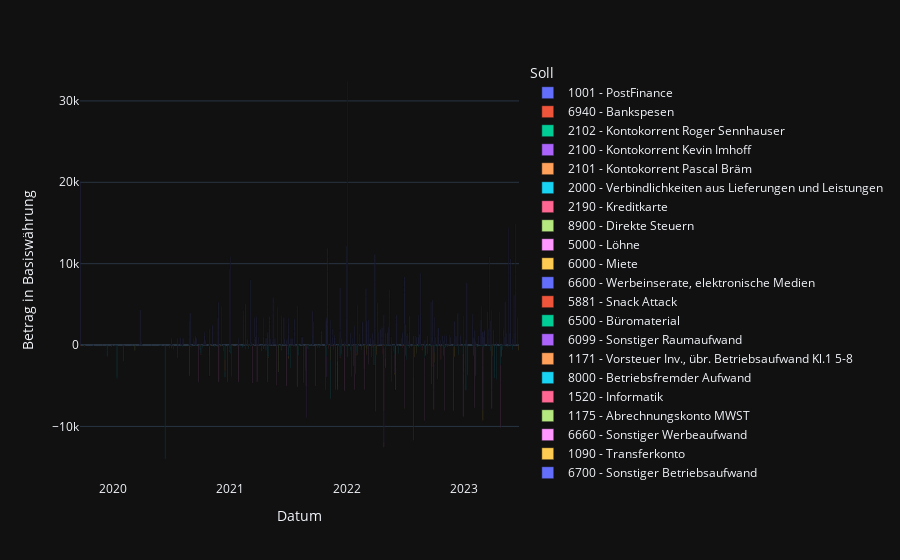

The notebook cell this image was saved under:
### Markdown cell above
# Plot Postkonto Verlauf

### Code cell
import pandas as pd
import plotly.express as px

journal_df = pd.read_csv('../../src/bexio/data/raw/journal.csv')

filtered_df = journal_df[journal_df['Soll'].str.contains('PostFinance', case=False) | journal_df['Haben'].str.contains('PostFinance', case=False)]

filtered_df.loc[filtered_df['Haben'].str.contains('PostFinance', case=False), 'Betrag in Basiswährung'] *= -1

filtered_df = filtered_df.copy()

filtered_df['Datum'] = pd.to_datetime(filtered_df['Datum'], format='%d.%m.%Y')

sorted_df = filtered_df.sort_values('Datum')

fig = px.bar(sorted_df, x='Datum', y='Betrag in Basiswährung', color='Soll',
             barmode='relative', labels={'Betrag in Basiswährung': 'Betrag in Basiswährung'})

fig.show()

### Figure 1 — Plotly figure (JSON) as saved in the notebook; plotly's stock layout.template omitted (floating-point values rounded to 4 significant figures; data arrays with more than 128 entries replaced by an {"elided": "..."} marker saying what was removed)
{"data": [{"alignmentgroup": "True", "hovertemplate": "Soll=1001 - PostFinance<br>Datum=%{x}<br>Betrag in Basiswährung=%{y}<extra></extra>", "legendgroup": "1001 - PostFinance", "marker": {"color": "#636efa", "pattern": {"shape": ""}}, "name": "1001 - PostFinance", "offsetgroup": "1001 - PostFinance", "orientation": "v", "showlegend": true, "textposition": "auto", "x": {"elided": "385 str values"}, "xaxis": "x", "y": {"elided": "385 float values"}, "yaxis": "y", "type": "bar"}, {"alignmentgroup": "True", "hovertemplate": "Soll=6940 - Bankspesen<br>Datum=%{x}<br>Betrag in Basiswährung=%{y}<extra></extra>", "legendgroup": "6940 - Bankspesen", "marker": {"color": "#EF553B", "pattern": {"shape": ""}}, "name": "6940 - Bankspesen", "offsetgroup": "6940 - Bankspesen", "orientation": "v", "showlegend": true, "textposition": "auto", "x": ["2019-09-20T00:00:00", "2019-09-30T00:00:00", "2019-10-31T00:00:00", "2019-10-31T00:00:00", "2019-11-30T00:00:00", "2019-12-31T00:00:00", "2020-01-31T00:00:00", "2020-02-29T00:00:00", "2020-03-31T00:00:00", "2020-04-30T00:00:00", "2020-05-31T00:00:00", "2020-06-30T00:00:00", "2020-07-31T00:00:00", "2020-08-31T00:00:00", "2020-09-30T00:00:00", "2020-10-31T00:00:00", "2020-10-31T00:00:00", "2020-11-30T00:00:00", "2020-12-31T00:00:00", "2021-01-31T00:00:00", "2021-02-28T00:00:00", "2021-03-31T00:00:00", "2021-03-31T00:00:00", "2021-04-30T00:00:00", "2021-05-31T00:00:00", "2021-06-30T00:00:00", "2021-07-31T00:00:00", "2021-08-31T00:00:00", "2021-09-30T00:00:00", "2021-10-31T00:00:00", "2021-11-01T00:00:00", "2021-11-30T00:00:00", "2021-11-30T00:00:00", "2021-12-31T00:00:00", "2022-01-31T00:00:00", "2022-02-28T00:00:00", "2022-04-01T00:00:00", "2022-04-30T00:00:00", "2022-05-31T00:00:00", "2022-05-31T00:00:00", "2022-06-30T00:00:00", "2022-07-31T00:00:00", "2022-08-22T00:00:00", "2022-08-31T00:00:00", "2022-09-30T00:00:00", "2022-10-31T00:00:00", "2022-10-31T00:00:00", "2022-10-31T00:00:00", "2022-11-30T00:00:00", "2022-12-31T00:00:00", "2023-01-31T00:00:00", "2023-02-28T00:00:00", "2023-03-31T00:00:00", "2023-04-30T00:00:00"], "xaxis": "x", "y": [-145.0, -5.0, -30.0, -5.0, -5.0, -5.0, -5.0, -5.0, -5.0, -5.0, -5.0, -5.0, -5.0, -5.0, -5.0, -30.0, -5.0, -5.0, -5.0, -5.0, -10.0, -5.0, -5.0, -5.0, -5.0, -5.0, -5.0, -5.0, -5.0, -5.0, -30.0, -5.0, -22.0, -5.0, -5.0, -5.0, -5.0, -5.0, -5.0, -5.0, -5.0, -5.0, -2.0, -5.0, -5.0, -30.0, -5.0, -3.95, -5.0, -5.0, -5.0, -5.0, -5.0, -5.0], "yaxis": "y", "type": "bar"}, {"alignmentgroup": "True", "hovertemplate": "Soll=2102 - Kontokorrent Roger Sennhauser<br>Datum=%{x}<br>Betrag in Basiswährung=%{y}<extra></extra>", "legendgroup": "2102 - Kontokorrent Roger Sennhauser", "marker": {"color": "#00cc96", "pattern": {"shape": ""}}, "name": "2102 - Kontokorrent Roger Sennhauser", "offsetgroup": "2102 - Kontokorrent Roger Sennhauser", "orientation": "v", "showlegend": true, "textposition": "auto", "x": ["2019-10-04T00:00:00", "2020-12-15T00:00:00", "2021-06-08T00:00:00", "2021-07-07T00:00:00", "2021-08-02T00:00:00", "2022-03-18T00:00:00", "2022-08-30T00:00:00"], "xaxis": "x", "y": [-70.23, -1761.0, -450.0, -954.6, -712.6, -1381.0, -1390.0], "yaxis": "y", "type": "bar"}, {"alignmentgroup": "True", "hovertemplate": "Soll=2100 - Kontokorrent Kevin Imhoff<br>Datum=%{x}<br>Betrag in Basiswährung=%{y}<extra></extra>", "legendgroup": "2100 - Kontokorrent Kevin Imhoff", "marker": {"color": "#ab63fa", "pattern": {"shape": ""}}, "name": "2100 - Kontokorrent Kevin Imhoff", "offsetgroup": "2100 - Kontokorrent Kevin Imhoff", "orientation": "v", "showlegend": true, "textposition": "auto", "x": ["2019-10-04T00:00:00"], "xaxis": "x", "y": [-70.23], "yaxis": "y", "type": "bar"}, {"alignmentgroup": "True", "hovertemplate": "Soll=2101 - Kontokorrent Pascal Bräm<br>Datum=%{x}<br>Betrag in Basiswährung=%{y}<extra></extra>", "legendgroup": "2101 - Kontokorrent Pascal Bräm", "marker": {"color": "#FFA15A", "pattern": {"shape": ""}}, "name": "2101 - Kontokorrent Pascal Bräm", "offsetgroup": "2101 - Kontokorrent Pascal Bräm", "orientation": "v", "showlegend": true, "textposition": "auto", "x": ["2019-10-04T00:00:00", "2020-12-15T00:00:00"], "xaxis": "x", "y": [-70.24, -1449.0], "yaxis": "y", "type": "bar"}, {"alignmentgroup": "True", "hovertemplate": "Soll=2000 - Verbindlichkeiten aus Lieferungen und Leistungen<br>Datum=%{x}<br>Betrag in Basiswährung=%{y}<extra></extra>", "legendgroup": "2000 - Verbindlichkeiten aus Lieferungen und Leistungen", "marker": {"color": "#19d3f3", "pattern": {"shape": ""}}, "name": "2000 - Verbindlichkeiten aus Lieferungen und Leistungen", "offsetgroup": "2000 - Verbindlichkeiten aus Lieferungen und Leistungen", "orientation": "v", "showlegend": true, "textposition": "auto", "x": {"elided": "342 str values"}, "xaxis": "x", "y": {"elided": "342 float values"}, "yaxis": "y", "type": "bar"}, {"alignmentgroup": "True", "hovertemplate": "Soll=2190 - Kreditkarte<br>Datum=%{x}<br>Betrag in Basiswährung=%{y}<extra></extra>", "legendgroup": "2190 - Kreditkarte", "marker": {"color": "#FF6692", "pattern": {"shape": ""}}, "name": "2190 - Kreditkarte", "offsetgroup": "2190 - Kreditkarte", "orientation": "v", "showlegend": true, "textposition": "auto", "x": ["2019-12-28T00:00:00", "2019-12-28T00:00:00", "2019-12-28T00:00:00", "2020-09-25T00:00:00", "2020-10-01T00:00:00", "2020-10-02T00:00:00", "2020-12-10T00:00:00", "2020-12-11T00:00:00", "2020-12-11T00:00:00", "2020-12-12T00:00:00", "2021-02-26T00:00:00", "2021-07-10T00:00:00", "2021-07-13T00:00:00", "2021-07-16T00:00:00", "2021-07-23T00:00:00", "2021-11-02T00:00:00", "2021-11-02T00:00:00", "2021-11-03T00:00:00", "2021-11-12T00:00:00", "2021-11-16T00:00:00", "2021-11-19T00:00:00", "2021-11-20T00:00:00", "2021-11-23T00:00:00", "2021-11-30T00:00:00", "2021-12-07T00:00:00", "2021-12-08T00:00:00", "2021-12-09T00:00:00", "2021-12-22T00:00:00", "2021-12-27T00:00:00", "2022-01-20T00:00:00", "2022-01-28T00:00:00", "2022-02-22T00:00:00", "2022-03-22T00:00:00", "2022-04-21T00:00:00", "2022-05-19T00:00:00", "2022-06-22T00:00:00", "2022-07-21T00:00:00", "2022-08-22T00:00:00", "2022-08-23T00:00:00", "2022-09-22T00:00:00", "2022-10-20T00:00:00", "2022-12-21T00:00:00"], "xaxis": "x", "y": [-56.0, -100.0, -70.0, -23.8, -140.0, -140.0, -10.05, -95.0, -140.5, -17.55, -71.6, -25.0, -90.0, -151.5, -190.0, -48.2, -120.0, -471.4, -7.6, -85.05, -555.3, -144.0, -52.2, -1891.0, -6.45, -34.75, -206.7, -80.0, -62.1, -396.6, -190.5, -2944.0, -303.6, -1127.0, -474.1, -358.4, -244.8, -474.2, -396.4, -2681.0, -1765.0, -117.4], "yaxis": "y", "type": "bar"}, {"alignmentgroup": "True", "hovertemplate": "Soll=8900 - Direkte Steuern<br>Datum=%{x}<br>Betrag in Basiswährung=%{y}<extra></extra>", "legendgroup": "8900 - Direkte Steuern", "marker": {"color": "#B6E880", "pattern": {"shape": ""}}, "name": "8900 - Direkte Steuern", "offsetgroup": "8900 - Direkte Steuern", "orientation": "v", "showlegend": true, "textposition": "auto", "x": ["2020-03-09T00:00:00"], "xaxis": "x", "y": [-666.6], "yaxis": "y", "type": "bar"}, {"alignmentgroup": "True", "hovertemplate": "Soll=5000 - Löhne<br>Datum=%{x}<br>Betrag in Basiswährung=%{y}<extra></extra>", "legendgroup": "5000 - Löhne", "marker": {"color": "#FF97FF", "pattern": {"shape": ""}}, "name": "5000 - Löhne", "offsetgroup": "5000 - Löhne", "orientation": "v", "showlegend": true, "textposition": "auto", "x": ["2020-07-20T00:00:00", "2020-08-27T00:00:00", "2020-09-24T00:00:00", "2020-10-27T00:00:00", "2020-10-28T00:00:00", "2020-11-26T00:00:00", "2020-12-23T00:00:00", "2021-01-25T00:00:00", "2021-03-10T00:00:00", "2021-03-25T00:00:00", "2021-04-26T00:00:00", "2021-05-25T00:00:00", "2021-06-24T00:00:00", "2021-07-28T00:00:00", "2021-08-25T00:00:00", "2021-09-24T00:00:00", "2021-10-25T00:00:00", "2021-11-25T00:00:00", "2021-12-22T00:00:00", "2022-01-24T00:00:00", "2022-02-24T00:00:00", "2022-03-08T00:00:00", "2022-03-29T00:00:00", "2022-03-29T00:00:00", "2022-04-25T00:00:00", "2022-04-25T00:00:00", "2022-05-27T00:00:00", "2022-05-30T00:00:00", "2022-06-28T00:00:00", "2022-06-28T00:00:00", "2022-07-27T00:00:00", "2022-07-27T00:00:00", "2022-08-30T00:00:00", "2022-08-30T00:00:00", "2022-09-28T00:00:00", "2022-09-28T00:00:00", "2022-10-31T00:00:00", "2022-10-31T00:00:00", "2022-11-29T00:00:00", "2022-11-29T00:00:00", "2022-12-28T00:00:00", "2022-12-28T00:00:00", "2023-02-01T00:00:00", "2023-02-01T00:00:00", "2023-02-28T00:00:00", "2023-02-28T00:00:00", "2023-03-28T00:00:00", "2023-03-28T00:00:00", "2023-04-25T00:00:00", "2023-04-25T00:00:00"], "xaxis": "x", "y": [-1500.0, -3800.0, -4500.0, -3500.0, -1000.0, -4500.0, -4500.0, -4500.0, -4500.0, -4500.0, -4500.0, -5000.0, -5000.0, -5000.0, -5000.0, -5000.0, -5500.0, -5500.0, -5500.0, -5500.0, -5500.0, -2240.0, -2236.0, -5415.0, -2238.0, -5472.0, -2238.0, -5472.0, -2238.0, -5472.0, -2238.0, -5472.0, -2238.0, -5472.0, -5472.0, -2238.0, -5472.0, -2238.0, -5472.0, -2238.0, -2238.0, -5472.0, -5472.0, -2238.0, -2238.0, -5472.0, -5472.0, -2238.0, -2238.0, -5472.0], "yaxis": "y", "type": "bar"}, {"alignmentgroup": "True", "hovertemplate": "Soll=6000 - Miete<br>Datum=%{x}<br>Betrag in Basiswährung=%{y}<extra></extra>", "legendgroup": "6000 - Miete", "marker": {"color": "#FECB52", "pattern": {"shape": ""}}, "name": "6000 - Miete", "offsetgroup": "6000 - Miete", "orientation": "v", "showlegend": true, "textposition": "auto", "x": ["2020-08-28T00:00:00", "2020-09-30T00:00:00", "2020-10-30T00:00:00", "2020-11-30T00:00:00", "2020-12-30T00:00:00", "2021-01-29T00:00:00", "2021-02-26T00:00:00", "2021-03-26T00:00:00", "2021-04-28T00:00:00", "2021-05-28T00:00:00", "2021-06-28T00:00:00", "2021-07-28T00:00:00", "2021-08-27T00:00:00", "2021-09-28T00:00:00", "2021-10-28T00:00:00", "2021-11-26T00:00:00", "2021-12-28T00:00:00", "2022-01-28T00:00:00", "2022-02-01T00:00:00", "2022-02-28T00:00:00", "2022-03-01T00:00:00", "2022-03-18T00:00:00", "2022-03-28T00:00:00", "2022-04-01T00:00:00", "2022-04-28T00:00:00", "2022-04-29T00:00:00", "2022-05-27T00:00:00", "2022-05-30T00:00:00", "2022-06-01T00:00:00", "2022-06-28T00:00:00", "2022-07-01T00:00:00", "2022-07-28T00:00:00", "2022-07-29T00:00:00", "2022-08-26T00:00:00", "2022-09-01T00:00:00", "2022-09-28T00:00:00", "2022-09-30T00:00:00", "2022-10-28T00:00:00", "2022-11-30T00:00:00", "2022-12-30T00:00:00", "2023-01-30T00:00:00", "2023-02-28T00:00:00", "2023-03-30T00:00:00", "2023-04-28T00:00:00", "2023-06-20T00:00:00"], "xaxis": "x", "y": [-130.0, -130.0, -130.0, -130.0, -130.0, -130.0, -130.0, -130.0, -130.0, -130.0, -130.0, -130.0, -130.0, -130.0, -130.0, -130.0, -130.0, -130.0, -1163.0, -130.0, -1163.0, -60.0, -130.0, -1223.0, -130.0, -1223.0, -130.0, -60.0, -1243.0, -130.0, -1243.0, -130.0, -1243.0, -130.0, -1243.0, -130.0, -1243.0, -1243.0, -1243.0, -1243.0, -1243.0, -1286.0, -1286.0, -1286.0, -651.0], "yaxis": "y", "type": "bar"}, {"alignmentgroup": "True", "hovertemplate": "Soll=6600 - Werbeinserate, elektronische Medien<br>Datum=%{x}<br>Betrag in Basiswährung=%{y}<extra></extra>", "legendgroup": "6600 - Werbeinserate, elektronische Medien", "marker": {"color": "#636efa", "pattern": {"shape": ""}}, "name": "6600 - Werbeinserate, elektronische Medien", "offsetgroup": "6600 - Werbeinserate, elektronische Medien", "orientation": "v", "showlegend": true, "textposition": "auto", "x": ["2020-09-01T00:00:00", "2021-03-11T00:00:00"], "xaxis": "x", "y": [-300.0, -209.2], "yaxis": "y", "type": "bar"}, {"alignmentgroup": "True", "hovertemplate": "Soll=5881 - Snack Attack<br>Datum=%{x}<br>Betrag in Basiswährung=%{y}<extra></extra>", "legendgroup": "5881 - Snack Attack", "marker": {"color": "#EF553B", "pattern": {"shape": ""}}, "name": "5881 - Snack Attack", "offsetgroup": "5881 - Snack Attack", "orientation": "v", "showlegend": true, "textposition": "auto", "x": ["2020-10-29T00:00:00", "2020-12-05T00:00:00", "2021-01-08T00:00:00", "2021-04-21T00:00:00", "2021-06-02T00:00:00", "2021-06-05T00:00:00", "2021-09-02T00:00:00", "2021-09-08T00:00:00", "2021-09-12T00:00:00", "2021-11-03T00:00:00", "2021-11-04T00:00:00", "2021-12-06T00:00:00", "2021-12-16T00:00:00", "2022-01-13T00:00:00", "2022-02-23T00:00:00", "2022-02-23T00:00:00", "2022-04-21T00:00:00", "2022-08-15T00:00:00", "2022-09-11T00:00:00"], "xaxis": "x", "y": [-16.6, -8.1, -57.86, -6.5, -20.3, -9.5, -2.4, -3.5, -40.0, -46.85, -5.4, -19.5, -20.0, -49.7, -0.28, -20.2, -10.45, -11.25, -0.9], "yaxis": "y", "type": "bar"}, {"alignmentgroup": "True", "hovertemplate": "Soll=6500 - Büromaterial<br>Datum=%{x}<br>Betrag in Basiswährung=%{y}<extra></extra>", "legendgroup": "6500 - Büromaterial", "marker": {"color": "#00cc96", "pattern": {"shape": ""}}, "name": "6500 - Büromaterial", "offsetgroup": "6500 - Büromaterial", "orientation": "v", "showlegend": true, "textposition": "auto", "x": ["2020-11-12T00:00:00", "2021-03-12T00:00:00", "2021-12-24T00:00:00", "2022-02-15T00:00:00", "2022-04-01T00:00:00", "2022-05-16T00:00:00", "2022-08-16T00:00:00", "2022-09-16T00:00:00", "2022-09-30T00:00:00"], "xaxis": "x", "y": [-7.0, -46.05, -14.0, -215.0, -9.0, -2.7, -5.52, -180.0, -9.01], "yaxis": "y", "type": "bar"}, {"alignmentgroup": "True", "hovertemplate": "Soll=6099 - Sonstiger Raumaufwand<br>Datum=%{x}<br>Betrag in Basiswährung=%{y}<extra></extra>", "legendgroup": "6099 - Sonstiger Raumaufwand", "marker": {"color": "#ab63fa", "pattern": {"shape": ""}}, "name": "6099 - Sonstiger Raumaufwand", "offsetgroup": "6099 - Sonstiger Raumaufwand", "orientation": "v", "showlegend": true, "textposition": "auto", "x": ["2021-01-05T00:00:00", "2022-01-13T00:00:00", "2022-02-05T00:00:00"], "xaxis": "x", "y": [-40.5, -117.4, -131.8], "yaxis": "y", "type": "bar"}, {"alignmentgroup": "True", "hovertemplate": "Soll=1171 - Vorsteuer Inv., übr. Betriebsaufwand Kl.1 5-8<br>Datum=%{x}<br>Betrag in Basiswährung=%{y}<extra></extra>", "legendgroup": "1171 - Vorsteuer Inv., übr. Betriebsaufwand Kl.1 5-8", "marker": {"color": "#FFA15A", "pattern": {"shape": ""}}, "name": "1171 - Vorsteuer Inv., übr. Betriebsaufwand Kl.1 5-8", "offsetgroup": "1171 - Vorsteuer Inv., übr. Betriebsaufwand Kl.1 5-8", "orientation": "v", "showlegend": true, "textposition": "auto", "x": ["2021-01-29T00:00:00", "2021-02-26T00:00:00", "2021-02-28T00:00:00", "2021-03-12T00:00:00", "2021-03-12T00:00:00", "2021-03-26T00:00:00", "2021-04-28T00:00:00", "2021-05-25T00:00:00", "2021-05-28T00:00:00", "2021-05-31T00:00:00", "2021-06-28T00:00:00", "2021-07-28T00:00:00", "2021-07-31T00:00:00", "2021-08-27T00:00:00", "2021-09-28T00:00:00", "2021-10-28T00:00:00", "2021-11-26T00:00:00", "2021-12-28T00:00:00", "2022-01-13T00:00:00", "2022-01-28T00:00:00", "2022-01-31T00:00:00", "2022-02-01T00:00:00", "2022-02-05T00:00:00", "2022-02-15T00:00:00", "2022-02-23T00:00:00", "2022-02-23T00:00:00", "2022-02-28T00:00:00", "2022-02-28T00:00:00", "2022-03-01T00:00:00", "2022-03-18T00:00:00", "2022-03-28T00:00:00", "2022-04-01T00:00:00", "2022-04-01T00:00:00", "2022-04-01T00:00:00", "2022-04-21T00:00:00", "2022-04-28T00:00:00", "2022-04-29T00:00:00", "2022-04-30T00:00:00", "2022-05-07T00:00:00", "2022-05-16T00:00:00", "2022-05-27T00:00:00", "2022-05-30T00:00:00", "2022-05-31T00:00:00", "2022-05-31T00:00:00", "2022-06-01T00:00:00", "2022-06-01T00:00:00", "2022-06-08T00:00:00", "2022-06-28T00:00:00", "2022-06-29T00:00:00", "2022-06-30T00:00:00", "2022-07-01T00:00:00", "2022-07-28T00:00:00", "2022-07-29T00:00:00", "2022-07-31T00:00:00", "2022-08-16T00:00:00", "2022-08-22T00:00:00", "2022-08-22T00:00:00", "2022-08-26T00:00:00", "2022-08-31T00:00:00", "2022-09-01T00:00:00", "2022-09-03T00:00:00", "2022-09-10T00:00:00", "2022-09-11T00:00:00", "2022-09-16T00:00:00", "2022-09-28T00:00:00", "2022-09-30T00:00:00", "2022-09-30T00:00:00", "2022-09-30T00:00:00", "2022-10-24T00:00:00", "2022-10-28T00:00:00", "2022-10-31T00:00:00", "2022-11-12T00:00:00", "2022-11-30T00:00:00", "2022-11-30T00:00:00", "2022-12-08T00:00:00", "2022-12-30T00:00:00", "2022-12-31T00:00:00", "2023-01-30T00:00:00", "2023-01-31T00:00:00", "2023-02-28T00:00:00", "2023-02-28T00:00:00", "2023-03-30T00:00:00", "2023-03-31T00:00:00", "2023-04-28T00:00:00", "2023-04-30T00:00:00", "2023-06-20T00:00:00"], "xaxis": "x", "y": [-0.0, -0.0, -0.0, -3.55, -26.74, -0.0, -0.0, -1.49, -0.0, -0.0, -0.0, -0.0, -0.0, -0.0, -0.0, -0.0, -0.0, -0.0, -9.04, -0.0, -0.0, -0.0, -10.15, -0.0, -0.02, -0.5, -0.0, -0.0, -0.0, -0.0, -0.0, -0.0, -0.0, -0.0, -0.0, -0.0, -0.0, -0.0, -0.0, -0.0, -0.0, -0.0, -0.0, -0.0, -0.0, -0.0, -0.0, -0.0, -0.0, -0.0, -0.0, -0.0, -0.0, -0.0, -0.43, -0.0, -0.0, -0.0, -0.0, -0.0, -0.0, -0.0, -0.0, -0.0, -0.0, -0.69, -0.0, -0.0, -0.0, -0.0, -0.0, -0.67, -0.0, -0.0, -0.71, -0.0, -0.0, -0.0, -0.0, -0.0, -0.0, -0.0, -0.0, -0.0, -0.0, -0.0], "yaxis": "y", "type": "bar"}, {"alignmentgroup": "True", "hovertemplate": "Soll=8000 - Betriebsfremder Aufwand<br>Datum=%{x}<br>Betrag in Basiswährung=%{y}<extra></extra>", "legendgroup": "8000 - Betriebsfremder Aufwand", "marker": {"color": "#19d3f3", "pattern": {"shape": ""}}, "name": "8000 - Betriebsfremder Aufwand", "offsetgroup": "8000 - Betriebsfremder Aufwand", "orientation": "v", "showlegend": true, "textposition": "auto", "x": ["2021-03-04T00:00:00"], "xaxis": "x", "y": [-145.0], "yaxis": "y", "type": "bar"}, {"alignmentgroup": "True", "hovertemplate": "Soll=1520 - Informatik<br>Datum=%{x}<br>Betrag in Basiswährung=%{y}<extra></extra>", "legendgroup": "1520 - Informatik", "marker": {"color": "#FF6692", "pattern": {"shape": ""}}, "name": "1520 - Informatik", "offsetgroup": "1520 - Informatik", "orientation": "v", "showlegend": true, "textposition": "auto", "x": ["2021-03-12T00:00:00"], "xaxis": "x", "y": [-347.3], "yaxis": "y", "type": "bar"}, {"alignmentgroup": "True", "hovertemplate": "Soll=1175 - Abrechnungskonto MWST<br>Datum=%{x}<br>Betrag in Basiswährung=%{y}<extra></extra>", "legendgroup": "1175 - Abrechnungskonto MWST", "marker": {"color": "#B6E880", "pattern": {"shape": ""}}, "name": "1175 - Abrechnungskonto MWST", "offsetgroup": "1175 - Abrechnungskonto MWST", "orientation": "v", "showlegend": true, "textposition": "auto", "x": ["2021-04-08T00:00:00", "2021-06-01T00:00:00", "2021-06-01T00:00:00", "2021-11-10T00:00:00", "2021-11-30T00:00:00", "2022-08-05T00:00:00", "2022-09-21T00:00:00", "2022-09-21T00:00:00"], "xaxis": "x", "y": [-369.1, -1883.0, -1423.0, -1860.0, -3469.0, -945.7, -2372.0, -2372.0], "yaxis": "y", "type": "bar"}, {"alignmentgroup": "True", "hovertemplate": "Soll=6660 - Sonstiger Werbeaufwand<br>Datum=%{x}<br>Betrag in Basiswährung=%{y}<extra></extra>", "legendgroup": "6660 - Sonstiger Werbeaufwand", "marker": {"color": "#FF97FF", "pattern": {"shape": ""}}, "name": "6660 - Sonstiger Werbeaufwand", "offsetgroup": "6660 - Sonstiger Werbeaufwand", "orientation": "v", "showlegend": true, "textposition": "auto", "x": ["2021-04-19T00:00:00"], "xaxis": "x", "y": [-82.95], "yaxis": "y", "type": "bar"}, {"alignmentgroup": "True", "hovertemplate": "Soll=1090 - Transferkonto<br>Datum=%{x}<br>Betrag in Basiswährung=%{y}<extra></extra>", "legendgroup": "1090 - Transferkonto", "marker": {"color": "#FECB52", "pattern": {"shape": ""}}, "name": "1090 - Transferkonto", "offsetgroup": "1090 - Transferkonto", "orientation": "v", "showlegend": true, "textposition": "auto", "x": ["2021-04-30T00:00:00", "2021-06-08T00:00:00", "2021-06-30T00:00:00"], "xaxis": "x", "y": [-117.1, -179.2, -300.9], "yaxis": "y", "type": "bar"}, {"alignmentgroup": "True", "hovertemplate": "Soll=6700 - Sonstiger Betriebsaufwand<br>Datum=%{x}<br>Betrag in Basiswährung=%{y}<extra></extra>", "legendgroup": "6700 - Sonstiger Betriebsaufwand", "marker": {"color": "#636efa", "pattern": {"shape": ""}}, "name": "6700 - Sonstiger Betriebsaufwand", "offsetgroup": "6700 - Sonstiger Betriebsaufwand", "orientation": "v", "showlegend": true, "textposition": "auto", "x": ["2021-05-25T00:00:00", "2021-11-07T00:00:00", "2021-11-08T00:00:00", "2021-11-23T00:00:00", "2021-12-04T00:00:00", "2022-01-14T00:00:00", "2022-05-07T00:00:00", "2022-09-10T00:00:00", "2022-10-24T00:00:00"], "xaxis": "x", "y": [-1.0, -7.0, -199.0, -0.5, -8.1, -1.0, -2.5, -0.5, -2.0], "yaxis": "y", "type": "bar"}, {"alignmentgroup": "True", "hovertemplate": "Soll=6641 - Kundenbetreuung<br>Datum=%{x}<br>Betrag in Basiswährung=%{y}<extra></extra>", "legendgroup": "6641 - Kundenbetreuung", "marker": {"color": "#EF553B", "pattern": {"shape": ""}}, "name": "6641 - Kundenbetreuung", "offsetgroup": "6641 - Kundenbetreuung", "orientation": "v", "showlegend": true, "textposition": "auto", "x": ["2021-05-25T00:00:00", "2021-12-08T00:00:00"], "xaxis": "x", "y": [-19.38, -25.55], "yaxis": "y", "type": "bar"}, {"alignmentgroup": "True", "hovertemplate": "Soll=2270 - Kontokorrent Vorsorgeeinrichtung<br>Datum=%{x}<br>Betrag in Basiswährung=%{y}<extra></extra>", "legendgroup": "2270 - Kontokorrent Vorsorgeeinrichtung", "marker": {"color": "#00cc96", "pattern": {"shape": ""}}, "name": "2270 - Kontokorrent Vorsorgeeinrichtung", "offsetgroup": "2270 - Kontokorrent Vorsorgeeinrichtung", "orientation": "v", "showlegend": true, "textposition": "auto", "x": ["2021-08-16T00:00:00", "2021-08-16T00:00:00"], "xaxis": "x", "y": [-1554.0, -3090.0], "yaxis": "y", "type": "bar"}, {"alignmentgroup": "True", "hovertemplate": "Soll=2271 - Kontokorrent AHV, IV, EO, ALV<br>Datum=%{x}<br>Betrag in Basiswährung=%{y}<extra></extra>", "legendgroup": "2271 - Kontokorrent AHV, IV, EO, ALV", "marker": {"color": "#ab63fa", "pattern": {"shape": ""}}, "name": "2271 - Kontokorrent AHV, IV, EO, ALV", "offsetgroup": "2271 - Kontokorrent AHV, IV, EO, ALV", "orientation": "v", "showlegend": true, "textposition": "auto", "x": ["2021-08-27T00:00:00", "2021-08-27T00:00:00", "2021-10-29T00:00:00", "2022-04-25T00:00:00"], "xaxis": "x", "y": [-5076.0, -3732.0, -2584.0, -3767.0], "yaxis": "y", "type": "bar"}, {"alignmentgroup": "True", "hovertemplate": "Soll=5880 - Personalanlässe<br>Datum=%{x}<br>Betrag in Basiswährung=%{y}<extra></extra>", "legendgroup": "5880 - Personalanlässe", "marker": {"color": "#FFA15A", "pattern": {"shape": ""}}, "name": "5880 - Personalanlässe", "offsetgroup": "5880 - Personalanlässe", "orientation": "v", "showlegend": true, "textposition": "auto", "x": ["2021-10-24T00:00:00", "2021-11-07T00:00:00", "2022-06-01T00:00:00", "2022-06-29T00:00:00", "2022-08-22T00:00:00", "2022-11-12T00:00:00"], "xaxis": "x", "y": [-33.0, -13.0, -1365.0, -62.46, -150.0, -26.98], "yaxis": "y", "type": "bar"}, {"alignmentgroup": "True", "hovertemplate": "Soll=2104 - Kontokorrent Carmine Frangi<br>Datum=%{x}<br>Betrag in Basiswährung=%{y}<extra></extra>", "legendgroup": "2104 - Kontokorrent Carmine Frangi", "marker": {"color": "#19d3f3", "pattern": {"shape": ""}}, "name": "2104 - Kontokorrent Carmine Frangi", "offsetgroup": "2104 - Kontokorrent Carmine Frangi", "orientation": "v", "showlegend": true, "textposition": "auto", "x": ["2021-11-10T00:00:00"], "xaxis": "x", "y": [-4610.0], "yaxis": "y", "type": "bar"}, {"alignmentgroup": "True", "hovertemplate": "Soll=1410 - Mietkaution<br>Datum=%{x}<br>Betrag in Basiswährung=%{y}<extra></extra>", "legendgroup": "1410 - Mietkaution", "marker": {"color": "#FF6692", "pattern": {"shape": ""}}, "name": "1410 - Mietkaution", "offsetgroup": "1410 - Mietkaution", "orientation": "v", "showlegend": true, "textposition": "auto", "x": ["2022-01-25T00:00:00"], "xaxis": "x", "y": [-3500.0], "yaxis": "y", "type": "bar"}, {"alignmentgroup": "True", "hovertemplate": "Soll=2273 - Kontokorrent Unfallversicherung<br>Datum=%{x}<br>Betrag in Basiswährung=%{y}<extra></extra>", "legendgroup": "2273 - Kontokorrent Unfallversicherung", "marker": {"color": "#B6E880", "pattern": {"shape": ""}}, "name": "2273 - Kontokorrent Unfallversicherung", "offsetgroup": "2273 - Kontokorrent Unfallversicherung", "orientation": "v", "showlegend": true, "textposition": "auto", "x": ["2022-02-23T00:00:00"], "xaxis": "x", "y": [-525.6], "yaxis": "y", "type": "bar"}, {"alignmentgroup": "True", "hovertemplate": "Soll=5720 - Vorsorgeeinrichtungen<br>Datum=%{x}<br>Betrag in Basiswährung=%{y}<extra></extra>", "legendgroup": "5720 - Vorsorgeeinrichtungen", "marker": {"color": "#FF97FF", "pattern": {"shape": ""}}, "name": "5720 - Vorsorgeeinrichtungen", "offsetgroup": "5720 - Vorsorgeeinrichtungen", "orientation": "v", "showlegend": true, "textposition": "auto", "x": ["2022-04-25T00:00:00"], "xaxis": "x", "y": [-657.7], "yaxis": "y", "type": "bar"}, {"alignmentgroup": "True", "hovertemplate": "Soll=6210 - Betriebsstoffe<br>Datum=%{x}<br>Betrag in Basiswährung=%{y}<extra></extra>", "legendgroup": "6210 - Betriebsstoffe", "marker": {"color": "#FECB52", "pattern": {"shape": ""}}, "name": "6210 - Betriebsstoffe", "offsetgroup": "6210 - Betriebsstoffe", "orientation": "v", "showlegend": true, "textposition": "auto", "x": ["2022-06-08T00:00:00"], "xaxis": "x", "y": [-15.94], "yaxis": "y", "type": "bar"}, {"alignmentgroup": "True", "hovertemplate": "Soll=6200 - Fahrzeugunterhalt<br>Datum=%{x}<br>Betrag in Basiswährung=%{y}<extra></extra>", "legendgroup": "6200 - Fahrzeugunterhalt", "marker": {"color": "#636efa", "pattern": {"shape": ""}}, "name": "6200 - Fahrzeugunterhalt", "offsetgroup": "6200 - Fahrzeugunterhalt", "orientation": "v", "showlegend": true, "textposition": "auto", "x": ["2022-09-03T00:00:00"], "xaxis": "x", "y": [-25.0], "yaxis": "y", "type": "bar"}, {"alignmentgroup": "True", "hovertemplate": "Soll=5008 - Übriger Personalaufwand<br>Datum=%{x}<br>Betrag in Basiswährung=%{y}<extra></extra>", "legendgroup": "5008 - Übriger Personalaufwand", "marker": {"color": "#EF553B", "pattern": {"shape": ""}}, "name": "5008 - Übriger Personalaufwand", "offsetgroup": "5008 - Übriger Personalaufwand", "orientation": "v", "showlegend": true, "textposition": "auto", "x": ["2022-12-08T00:00:00"], "xaxis": "x", "y": [-9.19], "yaxis": "y", "type": "bar"}], "layout": {"xaxis": {"anchor": "y", "domain": [0.0, 1.0], "title": {"text": "Datum"}}, "yaxis": {"anchor": "x", "domain": [0.0, 1.0], "title": {"text": "Betrag in Basiswährung"}}, "legend": {"title": {"text": "Soll"}, "tracegroupgap": 0}, "margin": {"t": 60}, "barmode": "relative"}}
